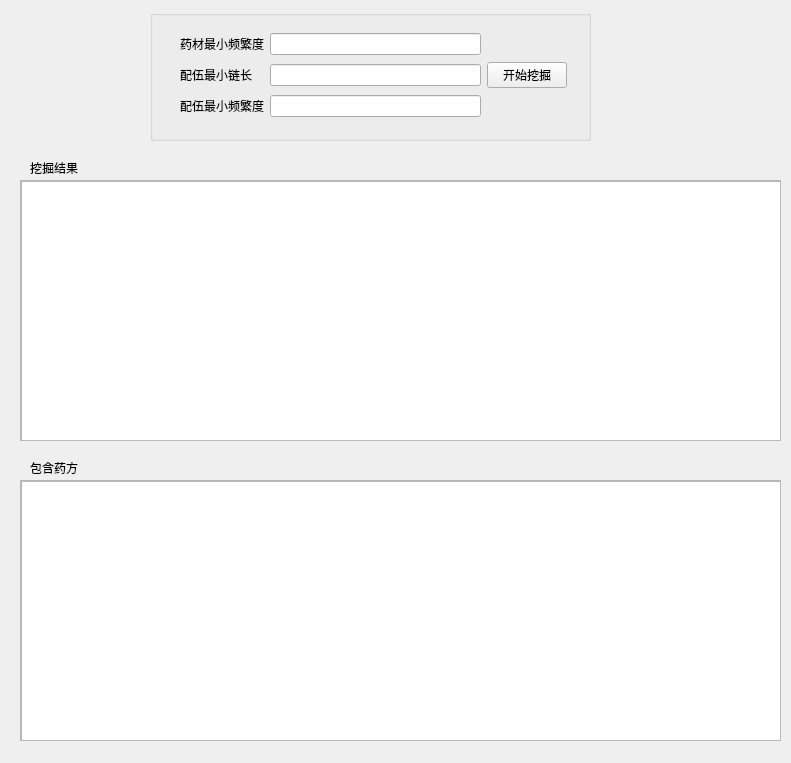
<?xml version="1.0" encoding="UTF-8"?>
<ui version="4.0">
 <class>Form</class>
 <widget class="QWidget" name="Form">
  <property name="geometry">
   <rect>
    <x>0</x>
    <y>0</y>
    <width>791</width>
    <height>763</height>
   </rect>
  </property>
  <property name="windowTitle">
   <string>配伍挖掘</string>
  </property>
  <property name="windowIcon">
   <iconset>
    <normaloff>Icon/med.ico</normaloff>Icon/med.ico</iconset>
  </property>
  <widget class="QGroupBox" name="groupBox">
   <property name="geometry">
    <rect>
     <x>150</x>
     <y>10</y>
     <width>441</width>
     <height>131</height>
    </rect>
   </property>
   <property name="title">
    <string/>
   </property>
   <widget class="QWidget" name="">
    <property name="geometry">
     <rect>
      <x>30</x>
      <y>20</y>
      <width>387</width>
      <height>90</height>
     </rect>
    </property>
    <layout class="QHBoxLayout" name="horizontalLayout">
     <item>
      <layout class="QGridLayout" name="gridLayout">
       <item row="0" column="0">
        <widget class="QLabel" name="label">
         <property name="text">
          <string>药材最小频繁度</string>
         </property>
        </widget>
       </item>
       <item row="0" column="1">
        <widget class="QLineEdit" name="IMinHerNum"/>
       </item>
       <item row="1" column="0">
        <widget class="QLabel" name="label_6">
         <property name="text">
          <string>配伍最小链长</string>
         </property>
        </widget>
       </item>
       <item row="1" column="1">
        <widget class="QLineEdit" name="IMinChainLen"/>
       </item>
       <item row="2" column="0">
        <widget class="QLabel" name="label_7">
         <property name="text">
          <string>配伍最小频繁度</string>
         </property>
        </widget>
       </item>
       <item row="2" column="1">
        <widget class="QLineEdit" name="IMinChainNum"/>
       </item>
      </layout>
     </item>
     <item>
      <widget class="QPushButton" name="BMine">
       <property name="text">
        <string>开始挖掘</string>
       </property>
      </widget>
     </item>
    </layout>
   </widget>
  </widget>
  <widget class="QScrollArea" name="scrollArea">
   <property name="geometry">
    <rect>
     <x>20</x>
     <y>180</y>
     <width>761</width>
     <height>261</height>
    </rect>
   </property>
   <property name="widgetResizable">
    <bool>true</bool>
   </property>
   <widget class="QWidget" name="scrollAreaWidgetContents">
    <property name="geometry">
     <rect>
      <x>0</x>
      <y>0</y>
      <width>759</width>
      <height>259</height>
     </rect>
    </property>
    <widget class="QTableView" name="TResult">
     <property name="geometry">
      <rect>
       <x>0</x>
       <y>0</y>
       <width>761</width>
       <height>261</height>
      </rect>
     </property>
    </widget>
   </widget>
  </widget>
  <widget class="QLabel" name="label_8">
   <property name="geometry">
    <rect>
     <x>30</x>
     <y>160</y>
     <width>72</width>
     <height>15</height>
    </rect>
   </property>
   <property name="text">
    <string>挖掘结果</string>
   </property>
  </widget>
  <widget class="QLabel" name="label_9">
   <property name="geometry">
    <rect>
     <x>30</x>
     <y>460</y>
     <width>72</width>
     <height>15</height>
    </rect>
   </property>
   <property name="text">
    <string>包含药方</string>
   </property>
  </widget>
  <widget class="QScrollArea" name="scrollArea_2">
   <property name="geometry">
    <rect>
     <x>20</x>
     <y>480</y>
     <width>761</width>
     <height>261</height>
    </rect>
   </property>
   <property name="widgetResizable">
    <bool>true</bool>
   </property>
   <widget class="QWidget" name="scrollAreaWidgetContents_2">
    <property name="geometry">
     <rect>
      <x>0</x>
      <y>0</y>
      <width>759</width>
      <height>259</height>
     </rect>
    </property>
    <widget class="QListView" name="LRecipe">
     <property name="geometry">
      <rect>
       <x>0</x>
       <y>0</y>
       <width>761</width>
       <height>261</height>
      </rect>
     </property>
    </widget>
   </widget>
  </widget>
 </widget>
 <resources/>
 <connections/>
</ui>
